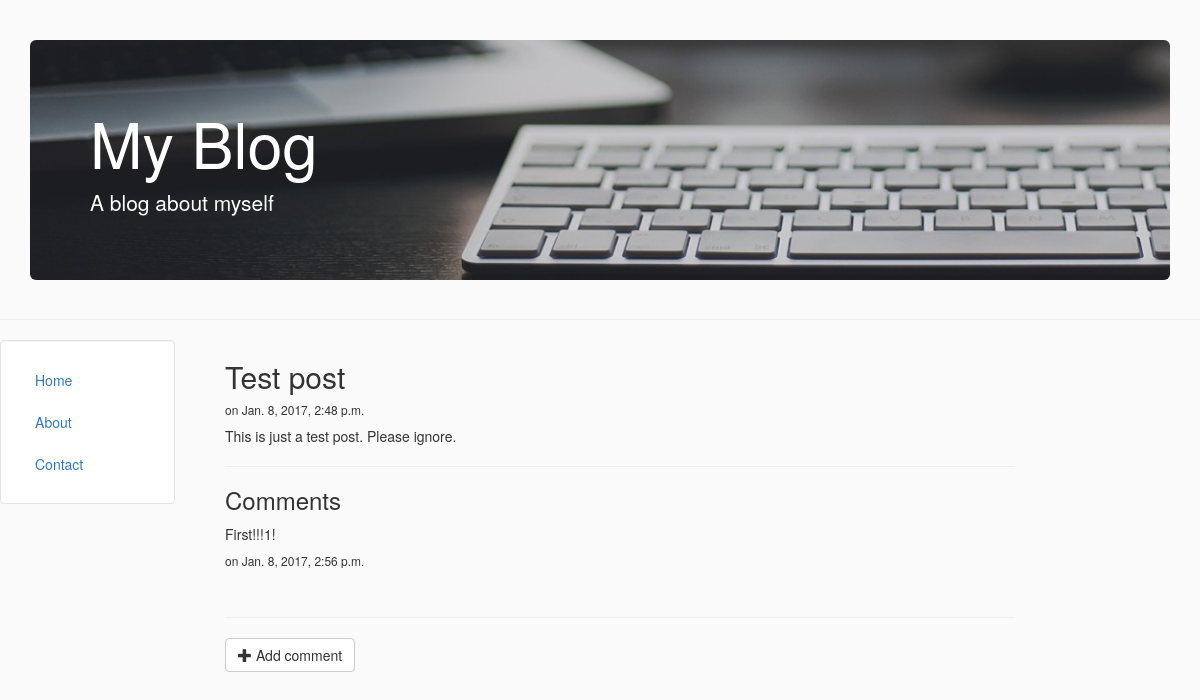
/2, run on the app's committed database.
### blog/models.py (models this page shows, shortened)
class Post(models.Model):
    title = models.CharField(max_length=200)
    body = models.TextField()
    date = models.DateTimeField(default=timezone.now, blank=True)
    class Meta:
        verbose_name = "Blog Post"
        verbose_name_plural = "Blog Posts"
        ordering = ["-date"]

class Comment(models.Model):
    post = models.ForeignKey('blog.Post', related_name='comments')
    text = models.TextField()
    date = models.DateTimeField(default=timezone.now, blank=True)

### blog/templates/blog/post.html
{% extends "blog/home.html" %}
{% block content %}
  <h2>{{post.title}}</h2>
  <h6>on {{post.date}}</h6>
  <p>{{post.body|safe|linebreaks}}</p>
  <hr>
  <h3>Comments</h3>
  {% for comment in post.comments.all %}
    <p>{{ comment.text|linebreaks }}</p>
    <h6>on {{comment.date}}</h6>
    <br>
  {% empty %}
    <p>No comments here yet.</p>
  {% endfor %}
  <hr>
  <a class="btn btn-default" href="{% url 'add_comment_to_post' pk=post.pk %}">
    <span class="glyphicon glyphicon-plus" aria-hidden="true"></span> Add comment
  </a>
{% endblock %}

### data on the page
Post: title "Test post", date "Jan. 8, 2017, 2:48 p.m.", body "This is just a test post. Please ignore."
Comment: text "First!!!1!", date "Jan. 8, 2017, 2:56 p.m."
